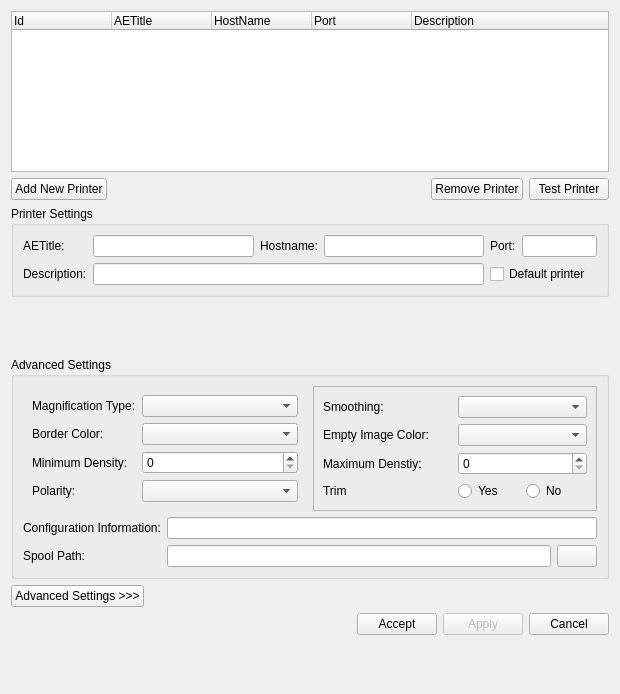
<?xml version="1.0" encoding="UTF-8"?>
<ui version="4.0">
 <class>QDicomPrinterConfigurationWidgetBase</class>
 <widget class="QWidget" name="QDicomPrinterConfigurationWidgetBase">
  <property name="windowModality">
   <enum>Qt::ApplicationModal</enum>
  </property>
  <property name="geometry">
   <rect>
    <x>0</x>
    <y>0</y>
    <width>620</width>
    <height>694</height>
   </rect>
  </property>
  <property name="sizePolicy">
   <sizepolicy hsizetype="Preferred" vsizetype="MinimumExpanding">
    <horstretch>0</horstretch>
    <verstretch>0</verstretch>
   </sizepolicy>
  </property>
  <property name="windowTitle">
   <string>DICOM Printers Configuration</string>
  </property>
  <layout class="QVBoxLayout" name="verticalLayout">
   <item>
    <widget class="QTreeWidget" name="m_listPrintersTreeWidget">
     <property name="minimumSize">
      <size>
       <width>0</width>
       <height>130</height>
      </size>
     </property>
     <property name="maximumSize">
      <size>
       <width>16777215</width>
       <height>161</height>
      </size>
     </property>
     <column>
      <property name="text">
       <string>Id</string>
      </property>
     </column>
     <column>
      <property name="text">
       <string>AETitle</string>
      </property>
     </column>
     <column>
      <property name="text">
       <string>HostName</string>
      </property>
     </column>
     <column>
      <property name="text">
       <string>Port</string>
      </property>
     </column>
     <column>
      <property name="text">
       <string>Description</string>
      </property>
     </column>
    </widget>
   </item>
   <item>
    <layout class="QHBoxLayout" name="horizontalLayout_4">
     <item>
      <widget class="QPushButton" name="m_addPrinterPushButton">
       <property name="sizePolicy">
        <sizepolicy hsizetype="Fixed" vsizetype="Fixed">
         <horstretch>0</horstretch>
         <verstretch>0</verstretch>
        </sizepolicy>
       </property>
       <property name="maximumSize">
        <size>
         <width>16777215</width>
         <height>16777215</height>
        </size>
       </property>
       <property name="text">
        <string>Add New Printer</string>
       </property>
       <property name="icon">
        <iconset resource="../../../main/main.qrc">
         <normaloff>:/images/addNewPrinter.png</normaloff>:/images/addNewPrinter.png</iconset>
       </property>
      </widget>
     </item>
     <item>
      <spacer name="horizontalSpacer_3">
       <property name="orientation">
        <enum>Qt::Horizontal</enum>
       </property>
       <property name="sizeHint" stdset="0">
        <size>
         <width>40</width>
         <height>20</height>
        </size>
       </property>
      </spacer>
     </item>
     <item>
      <widget class="QPushButton" name="m_deletePrinterPushButton">
       <property name="sizePolicy">
        <sizepolicy hsizetype="Fixed" vsizetype="Fixed">
         <horstretch>0</horstretch>
         <verstretch>0</verstretch>
        </sizepolicy>
       </property>
       <property name="maximumSize">
        <size>
         <width>16777215</width>
         <height>16777215</height>
        </size>
       </property>
       <property name="text">
        <string>Remove Printer</string>
       </property>
       <property name="icon">
        <iconset resource="../../../main/main.qrc">
         <normaloff>:/images/removePrinter.png</normaloff>:/images/removePrinter.png</iconset>
       </property>
      </widget>
     </item>
     <item>
      <widget class="QPushButton" name="m_testPrinterPushButton">
       <property name="maximumSize">
        <size>
         <width>16777215</width>
         <height>16777215</height>
        </size>
       </property>
       <property name="text">
        <string>Test Printer</string>
       </property>
       <property name="icon">
        <iconset resource="../../../main/main.qrc">
         <normaloff>:/images/printerTest.png</normaloff>:/images/printerTest.png</iconset>
       </property>
      </widget>
     </item>
    </layout>
   </item>
   <item>
    <widget class="QGroupBox" name="m_printerSettingsGroupBox">
     <property name="title">
      <string>Printer Settings</string>
     </property>
     <layout class="QGridLayout" name="gridLayout">
      <item row="0" column="0">
       <widget class="QLabel" name="m_printerAetitleLabel">
        <property name="enabled">
         <bool>true</bool>
        </property>
        <property name="text">
         <string>AETitle:</string>
        </property>
       </widget>
      </item>
      <item row="0" column="1">
       <widget class="QLineEdit" name="m_printerAetitleLineEdit"/>
      </item>
      <item row="0" column="2">
       <widget class="QLabel" name="m_printerHostnameLabel">
        <property name="text">
         <string>Hostname:</string>
        </property>
       </widget>
      </item>
      <item row="0" column="3">
       <widget class="QLineEdit" name="m_printerHostnameLineEdit"/>
      </item>
      <item row="0" column="4">
       <widget class="QLabel" name="m_printerPortLabel">
        <property name="text">
         <string>Port:</string>
        </property>
       </widget>
      </item>
      <item row="0" column="5">
       <widget class="QLineEdit" name="m_printerPortLineEdit">
        <property name="sizePolicy">
         <sizepolicy hsizetype="Fixed" vsizetype="Fixed">
          <horstretch>0</horstretch>
          <verstretch>0</verstretch>
         </sizepolicy>
        </property>
        <property name="maximumSize">
         <size>
          <width>75</width>
          <height>133</height>
         </size>
        </property>
        <property name="maxLength">
         <number>5</number>
        </property>
       </widget>
      </item>
      <item row="1" column="0">
       <widget class="QLabel" name="m_printerDescriptionLabel">
        <property name="text">
         <string>Description:</string>
        </property>
       </widget>
      </item>
      <item row="1" column="1" colspan="3">
       <widget class="QLineEdit" name="m_printerDescriptionLineEdit"/>
      </item>
      <item row="1" column="4" colspan="2">
       <widget class="QCheckBox" name="m_printerDefaultPrinterCheckBox">
        <property name="text">
         <string>Default printer</string>
        </property>
       </widget>
      </item>
     </layout>
    </widget>
   </item>
   <item>
    <layout class="QHBoxLayout" name="horizontalLayout">
     <item>
      <widget class="udg::QDicomPrinterBasicSettingsWidget" name="m_qdicomPrinterBasicSettingsWidget" native="true">
       <property name="sizePolicy">
        <sizepolicy hsizetype="Expanding" vsizetype="Expanding">
         <horstretch>0</horstretch>
         <verstretch>0</verstretch>
        </sizepolicy>
       </property>
       <property name="maximumSize">
        <size>
         <width>100000</width>
         <height>100000</height>
        </size>
       </property>
      </widget>
     </item>
    </layout>
   </item>
   <item>
    <widget class="QGroupBox" name="m_advancedSettingsGroupBox">
     <property name="enabled">
      <bool>true</bool>
     </property>
     <property name="title">
      <string>Advanced Settings</string>
     </property>
     <layout class="QGridLayout" name="gridLayout_3">
      <item row="0" column="0" colspan="2">
       <layout class="QHBoxLayout" name="horizontalLayout_5">
        <item>
         <widget class="QFrame" name="frame">
          <property name="sizePolicy">
           <sizepolicy hsizetype="Preferred" vsizetype="Preferred">
            <horstretch>0</horstretch>
            <verstretch>0</verstretch>
           </sizepolicy>
          </property>
          <property name="frameShape">
           <enum>QFrame::NoFrame</enum>
          </property>
          <property name="frameShadow">
           <enum>QFrame::Sunken</enum>
          </property>
          <layout class="QFormLayout" name="formLayout">
           <property name="fieldGrowthPolicy">
            <enum>QFormLayout::AllNonFixedFieldsGrow</enum>
           </property>
           <item row="0" column="0">
            <widget class="QLabel" name="m_magnifactionTypeLabel">
             <property name="minimumSize">
              <size>
               <width>0</width>
               <height>0</height>
              </size>
             </property>
             <property name="text">
              <string>Magnification Type:</string>
             </property>
            </widget>
           </item>
           <item row="0" column="1">
            <widget class="QComboBox" name="m_magnifactionTypeComboBox">
             <property name="enabled">
              <bool>true</bool>
             </property>
             <property name="sizePolicy">
              <sizepolicy hsizetype="Preferred" vsizetype="Fixed">
               <horstretch>0</horstretch>
               <verstretch>0</verstretch>
              </sizepolicy>
             </property>
             <property name="minimumSize">
              <size>
               <width>0</width>
               <height>0</height>
              </size>
             </property>
            </widget>
           </item>
           <item row="1" column="0">
            <widget class="QLabel" name="m_borderDensityLabel">
             <property name="minimumSize">
              <size>
               <width>0</width>
               <height>0</height>
              </size>
             </property>
             <property name="text">
              <string>Border Color:</string>
             </property>
            </widget>
           </item>
           <item row="2" column="0">
            <widget class="QLabel" name="m_miniumDensityLabel">
             <property name="minimumSize">
              <size>
               <width>0</width>
               <height>0</height>
              </size>
             </property>
             <property name="text">
              <string>Minimum Density:</string>
             </property>
            </widget>
           </item>
           <item row="2" column="1">
            <widget class="QSpinBox" name="m_minimumDensitySpinBox">
             <property name="sizePolicy">
              <sizepolicy hsizetype="Preferred" vsizetype="Fixed">
               <horstretch>0</horstretch>
               <verstretch>0</verstretch>
              </sizepolicy>
             </property>
             <property name="minimumSize">
              <size>
               <width>0</width>
               <height>0</height>
              </size>
             </property>
            </widget>
           </item>
           <item row="3" column="0">
            <widget class="QLabel" name="m_polarityLabel">
             <property name="minimumSize">
              <size>
               <width>0</width>
               <height>0</height>
              </size>
             </property>
             <property name="text">
              <string>Polarity:</string>
             </property>
            </widget>
           </item>
           <item row="3" column="1">
            <widget class="QComboBox" name="m_polarityComboBox">
             <property name="sizePolicy">
              <sizepolicy hsizetype="Preferred" vsizetype="Fixed">
               <horstretch>0</horstretch>
               <verstretch>0</verstretch>
              </sizepolicy>
             </property>
             <property name="minimumSize">
              <size>
               <width>0</width>
               <height>0</height>
              </size>
             </property>
            </widget>
           </item>
           <item row="1" column="1">
            <widget class="QComboBox" name="m_borderDensityComboBox">
             <property name="sizePolicy">
              <sizepolicy hsizetype="Preferred" vsizetype="Fixed">
               <horstretch>0</horstretch>
               <verstretch>0</verstretch>
              </sizepolicy>
             </property>
             <property name="minimumSize">
              <size>
               <width>0</width>
               <height>0</height>
              </size>
             </property>
            </widget>
           </item>
          </layout>
         </widget>
        </item>
        <item>
         <widget class="QFrame" name="frame_2">
          <property name="sizePolicy">
           <sizepolicy hsizetype="Preferred" vsizetype="Preferred">
            <horstretch>0</horstretch>
            <verstretch>0</verstretch>
           </sizepolicy>
          </property>
          <property name="frameShape">
           <enum>QFrame::StyledPanel</enum>
          </property>
          <property name="frameShadow">
           <enum>QFrame::Raised</enum>
          </property>
          <layout class="QGridLayout" name="gridLayout_2">
           <item row="0" column="0">
            <layout class="QHBoxLayout" name="horizontalLayout_10">
             <item>
              <widget class="QLabel" name="m_smoothingTypeLabel">
               <property name="minimumSize">
                <size>
                 <width>0</width>
                 <height>0</height>
                </size>
               </property>
               <property name="text">
                <string>Smoothing:</string>
               </property>
              </widget>
             </item>
             <item>
              <widget class="QComboBox" name="m_smoothingTypeComboBox">
               <property name="sizePolicy">
                <sizepolicy hsizetype="Preferred" vsizetype="Fixed">
                 <horstretch>0</horstretch>
                 <verstretch>0</verstretch>
                </sizepolicy>
               </property>
               <property name="minimumSize">
                <size>
                 <width>0</width>
                 <height>0</height>
                </size>
               </property>
              </widget>
             </item>
            </layout>
           </item>
           <item row="1" column="0">
            <layout class="QHBoxLayout" name="horizontalLayout_9">
             <item>
              <widget class="QLabel" name="m_emptyDensityLabel">
               <property name="minimumSize">
                <size>
                 <width>0</width>
                 <height>0</height>
                </size>
               </property>
               <property name="text">
                <string>Empty Image Color:</string>
               </property>
              </widget>
             </item>
             <item>
              <widget class="QComboBox" name="m_emptyDensityComboBox">
               <property name="sizePolicy">
                <sizepolicy hsizetype="Preferred" vsizetype="Fixed">
                 <horstretch>0</horstretch>
                 <verstretch>0</verstretch>
                </sizepolicy>
               </property>
               <property name="minimumSize">
                <size>
                 <width>0</width>
                 <height>0</height>
                </size>
               </property>
              </widget>
             </item>
            </layout>
           </item>
           <item row="2" column="0">
            <layout class="QHBoxLayout" name="horizontalLayout_8">
             <item>
              <widget class="QLabel" name="m_maximDensityLabel">
               <property name="minimumSize">
                <size>
                 <width>0</width>
                 <height>0</height>
                </size>
               </property>
               <property name="text">
                <string>Maximum Denstiy:</string>
               </property>
              </widget>
             </item>
             <item>
              <widget class="QSpinBox" name="m_maximumDensitySpinBox">
               <property name="sizePolicy">
                <sizepolicy hsizetype="Preferred" vsizetype="Fixed">
                 <horstretch>0</horstretch>
                 <verstretch>0</verstretch>
                </sizepolicy>
               </property>
               <property name="minimumSize">
                <size>
                 <width>0</width>
                 <height>0</height>
                </size>
               </property>
              </widget>
             </item>
            </layout>
           </item>
           <item row="3" column="0">
            <layout class="QHBoxLayout" name="horizontalLayout_7">
             <item>
              <widget class="QLabel" name="m_visibleTrimLabel">
               <property name="text">
                <string>Trim</string>
               </property>
              </widget>
             </item>
             <item>
              <layout class="QHBoxLayout" name="horizontalLayout_6">
               <item>
                <widget class="QRadioButton" name="m_yesVisibleTrimRadioButton">
                 <property name="text">
                  <string>Yes</string>
                 </property>
                </widget>
               </item>
               <item>
                <widget class="QRadioButton" name="m_noVisibleTrimRadioButton">
                 <property name="text">
                  <string>No</string>
                 </property>
                </widget>
               </item>
              </layout>
             </item>
            </layout>
           </item>
          </layout>
         </widget>
        </item>
       </layout>
      </item>
      <item row="1" column="0">
       <widget class="QLabel" name="m_configuration">
        <property name="sizePolicy">
         <sizepolicy hsizetype="Preferred" vsizetype="Preferred">
          <horstretch>0</horstretch>
          <verstretch>0</verstretch>
         </sizepolicy>
        </property>
        <property name="minimumSize">
         <size>
          <width>0</width>
          <height>0</height>
         </size>
        </property>
        <property name="text">
         <string>Configuration Information:</string>
        </property>
       </widget>
      </item>
      <item row="1" column="1">
       <widget class="QLineEdit" name="m_configurationInformationLineEdit">
        <property name="sizePolicy">
         <sizepolicy hsizetype="MinimumExpanding" vsizetype="Fixed">
          <horstretch>0</horstretch>
          <verstretch>0</verstretch>
         </sizepolicy>
        </property>
        <property name="minimumSize">
         <size>
          <width>0</width>
          <height>0</height>
         </size>
        </property>
       </widget>
      </item>
      <item row="2" column="0">
       <widget class="QLabel" name="label">
        <property name="text">
         <string>Spool Path:</string>
        </property>
       </widget>
      </item>
      <item row="2" column="1">
       <layout class="QHBoxLayout" name="horizontalLayout_11">
        <item>
         <widget class="QLineEdit" name="m_spoolPathLineEdit"/>
        </item>
        <item>
         <widget class="QPushButton" name="m_chooseSpoolPathPushButton">
          <property name="text">
           <string/>
          </property>
          <property name="icon">
           <iconset resource="../../../main/main.qrc">
            <normaloff>:/images/folderopen.png</normaloff>:/images/folderopen.png</iconset>
          </property>
         </widget>
        </item>
       </layout>
      </item>
     </layout>
    </widget>
   </item>
   <item>
    <layout class="QHBoxLayout" name="horizontalLayout_2">
     <item>
      <widget class="QPushButton" name="m_advancedSettingsPushButton">
       <property name="text">
        <string>Advanced Settings &gt;&gt;&gt;</string>
       </property>
      </widget>
     </item>
     <item>
      <spacer name="horizontalSpacer_2">
       <property name="orientation">
        <enum>Qt::Horizontal</enum>
       </property>
       <property name="sizeHint" stdset="0">
        <size>
         <width>448</width>
         <height>20</height>
        </size>
       </property>
      </spacer>
     </item>
    </layout>
   </item>
   <item>
    <layout class="QHBoxLayout" name="horizontalLayout_3">
     <item>
      <spacer name="horizontalSpacer">
       <property name="orientation">
        <enum>Qt::Horizontal</enum>
       </property>
       <property name="sizeHint" stdset="0">
        <size>
         <width>308</width>
         <height>20</height>
        </size>
       </property>
      </spacer>
     </item>
     <item>
      <widget class="QPushButton" name="m_acceptSettingsPushButton">
       <property name="text">
        <string>Accept</string>
       </property>
      </widget>
     </item>
     <item>
      <widget class="QPushButton" name="m_applySettingsPushButton">
       <property name="enabled">
        <bool>false</bool>
       </property>
       <property name="text">
        <string>Apply</string>
       </property>
      </widget>
     </item>
     <item>
      <widget class="QPushButton" name="m_cancelSettingsPushButton">
       <property name="text">
        <string>Cancel</string>
       </property>
      </widget>
     </item>
    </layout>
   </item>
   <item>
    <spacer name="verticalSpacer">
     <property name="orientation">
      <enum>Qt::Vertical</enum>
     </property>
     <property name="sizeHint" stdset="0">
      <size>
       <width>20</width>
       <height>1</height>
      </size>
     </property>
    </spacer>
   </item>
  </layout>
 </widget>
 <customwidgets>
  <customwidget>
   <class>udg::QDicomPrinterBasicSettingsWidget</class>
   <extends>QWidget</extends>
   <header>qdicomprinterbasicsettingswidget.h</header>
  </customwidget>
 </customwidgets>
 <tabstops>
  <tabstop>m_listPrintersTreeWidget</tabstop>
  <tabstop>m_addPrinterPushButton</tabstop>
  <tabstop>m_deletePrinterPushButton</tabstop>
  <tabstop>m_testPrinterPushButton</tabstop>
  <tabstop>m_printerAetitleLineEdit</tabstop>
  <tabstop>m_printerHostnameLineEdit</tabstop>
  <tabstop>m_printerPortLineEdit</tabstop>
  <tabstop>m_printerDescriptionLineEdit</tabstop>
  <tabstop>m_printerDefaultPrinterCheckBox</tabstop>
  <tabstop>m_qdicomPrinterBasicSettingsWidget</tabstop>
  <tabstop>m_magnifactionTypeComboBox</tabstop>
  <tabstop>m_smoothingTypeComboBox</tabstop>
  <tabstop>m_borderDensityComboBox</tabstop>
  <tabstop>m_emptyDensityComboBox</tabstop>
  <tabstop>m_minimumDensitySpinBox</tabstop>
  <tabstop>m_maximumDensitySpinBox</tabstop>
  <tabstop>m_polarityComboBox</tabstop>
  <tabstop>m_yesVisibleTrimRadioButton</tabstop>
  <tabstop>m_noVisibleTrimRadioButton</tabstop>
  <tabstop>m_configurationInformationLineEdit</tabstop>
  <tabstop>m_spoolPathLineEdit</tabstop>
  <tabstop>m_chooseSpoolPathPushButton</tabstop>
  <tabstop>m_advancedSettingsPushButton</tabstop>
  <tabstop>m_acceptSettingsPushButton</tabstop>
  <tabstop>m_applySettingsPushButton</tabstop>
  <tabstop>m_cancelSettingsPushButton</tabstop>
 </tabstops>
 <resources>
  <include location="../../../main/main.qrc"/>
 </resources>
 <connections/>
</ui>
